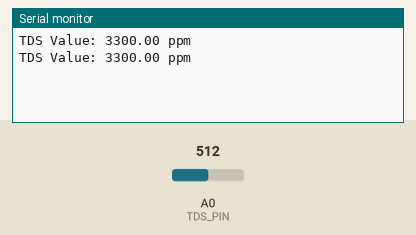
Bench run of a sketch on a simulated Arduino Uno, built with avr-gcc and run on an emulated ATmega328P. Shown: the last lines printed to the serial monitor. The test bench sets the inputs (shaded band); at power-on: A0 (TDS_PIN) = 512.

Above: at 1.8 s.
1.9 s: A0 (TDS_PIN) set to 716
At 2.4 s:
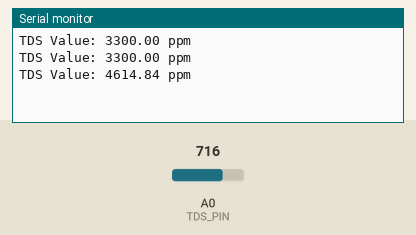
3.4 s: A0 (TDS_PIN) set to 900
At 4.8 s:
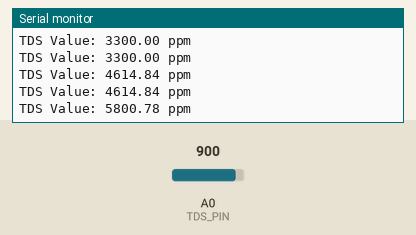
Timing chart, 0 to 6.4 s (numbered marks = the images above; inputs shaded):
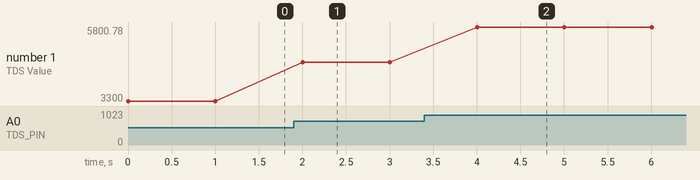

Measured:
- after the input at 1.9 s, the serial monitor: prints a new line after 0.10 s (image 1)
- after the input at 3.4 s, the serial monitor: prints a new line after 0.60 s (image 2)
- plotted number 1: 3300 → 4614.84 after the input at 1.9 s, 4614.84 → 5800.78 after the input at 3.4 s

The sketch:

tds-meter.ino
```cpp
// TDS sensor pin
const int TDS_PIN = A0;

// Calibration values for the TDS sensor
const float Voltage_Conversion_Factor = 3.3 / 1024.0; // Voltage conversion factor for 3.3V and 10-bit ADC
const float TDS_Factor = 0.5; // Conversion factor from voltage to TDS

void setup() {
  // Initialize serial communication
  Serial.begin(115200);
}

void loop() {
  // Read the analog value from the TDS sensor
  int sensorValue = analogRead(TDS_PIN);

  // Convert the analog value to voltage
  float voltage = sensorValue * Voltage_Conversion_Factor;

  // Calculate TDS (Total Dissolved Solids) value
  float tdsValue = (voltage / TDS_Factor) * 1000;

  // Print the TDS value to the serial monitor
  Serial.print("TDS Value: ");
  Serial.print(tdsValue);
  Serial.println(" ppm");

  // Delay before the next reading
  delay(1000);
}
```
